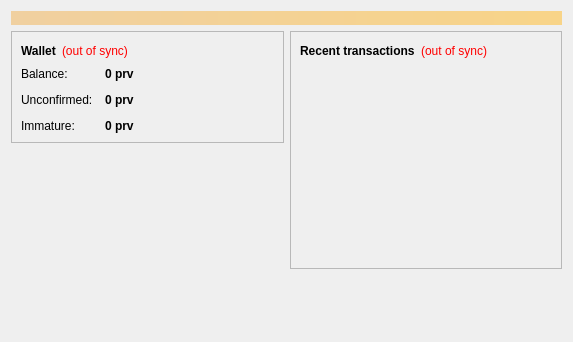
<?xml version="1.0" encoding="UTF-8"?>
<ui version="4.0">
 <class>OverviewPage</class>
 <widget class="QWidget" name="OverviewPage">
  <property name="geometry">
   <rect>
    <x>0</x>
    <y>0</y>
    <width>573</width>
    <height>342</height>
   </rect>
  </property>
  <property name="windowTitle">
   <string>Form</string>
  </property>
  <layout class="QVBoxLayout" name="topLayout">
   <item>
    <widget class="QLabel" name="labelAlerts">
     <property name="visible">
      <bool>false</bool>
     </property>
     <property name="styleSheet">
      <string notr="true">background-color: qlineargradient(x1: 0, y1: 0, x2: 1, y2: 0, stop:0 #F0D0A0, stop:1 #F8D488); color:#000000;</string>
     </property>
     <property name="wordWrap">
      <bool>true</bool>
     </property>
     <property name="margin">
      <number>3</number>
     </property>
    </widget>
   </item>
   <item>
    <layout class="QHBoxLayout" name="horizontalLayout" stretch="1,1">
     <item>
      <layout class="QVBoxLayout" name="verticalLayout_2">
       <item>
        <widget class="QFrame" name="frame">
         <property name="frameShape">
          <enum>QFrame::StyledPanel</enum>
         </property>
         <property name="frameShadow">
          <enum>QFrame::Raised</enum>
         </property>
         <layout class="QVBoxLayout" name="verticalLayout_4">
          <item>
           <layout class="QHBoxLayout" name="horizontalLayout_4">
            <item>
             <widget class="QLabel" name="label_5">
              <property name="font">
               <font>
                <weight>75</weight>
                <bold>true</bold>
               </font>
              </property>
              <property name="text">
               <string>Wallet</string>
              </property>
             </widget>
            </item>
            <item>
             <widget class="QLabel" name="labelWalletStatus">
              <property name="toolTip">
               <string>The displayed information may be out of date. Your wallet automatically synchronizes with the Priv network after a connection is established, but this process has not completed yet.</string>
              </property>
              <property name="styleSheet">
               <string notr="true">QLabel { color: red; }</string>
              </property>
              <property name="text">
               <string notr="true">(out of sync)</string>
              </property>
              <property name="alignment">
               <set>Qt::AlignLeading|Qt::AlignLeft|Qt::AlignVCenter</set>
              </property>
             </widget>
            </item>
            <item>
             <spacer name="horizontalSpacer_2">
              <property name="orientation">
               <enum>Qt::Horizontal</enum>
              </property>
              <property name="sizeHint" stdset="0">
               <size>
                <width>40</width>
                <height>20</height>
               </size>
              </property>
             </spacer>
            </item>
           </layout>
          </item>
          <item>
           <layout class="QFormLayout" name="formLayout_2">
            <property name="fieldGrowthPolicy">
             <enum>QFormLayout::AllNonFixedFieldsGrow</enum>
            </property>
            <property name="horizontalSpacing">
             <number>12</number>
            </property>
            <property name="verticalSpacing">
             <number>12</number>
            </property>
            <item row="0" column="0">
             <widget class="QLabel" name="label">
              <property name="text">
               <string>Balance:</string>
              </property>
             </widget>
            </item>
            <item row="0" column="1">
             <widget class="QLabel" name="labelBalance">
              <property name="font">
               <font>
                <weight>75</weight>
                <bold>true</bold>
               </font>
              </property>
              <property name="cursor">
               <cursorShape>IBeamCursor</cursorShape>
              </property>
              <property name="toolTip">
               <string>Your current balance</string>
              </property>
              <property name="text">
               <string notr="true">0 prv</string>
              </property>
              <property name="textInteractionFlags">
               <set>Qt::LinksAccessibleByMouse|Qt::TextSelectableByKeyboard|Qt::TextSelectableByMouse</set>
              </property>
             </widget>
            </item>
            <item row="1" column="0">
             <widget class="QLabel" name="label_3">
              <property name="text">
               <string>Unconfirmed:</string>
              </property>
             </widget>
            </item>
            <item row="1" column="1">
             <widget class="QLabel" name="labelUnconfirmed">
              <property name="font">
               <font>
                <weight>75</weight>
                <bold>true</bold>
               </font>
              </property>
              <property name="cursor">
               <cursorShape>IBeamCursor</cursorShape>
              </property>
              <property name="toolTip">
               <string>Total of transactions that have yet to be confirmed, and do not yet count toward the current balance</string>
              </property>
              <property name="text">
               <string notr="true">0 prv</string>
              </property>
              <property name="textInteractionFlags">
               <set>Qt::LinksAccessibleByMouse|Qt::TextSelectableByKeyboard|Qt::TextSelectableByMouse</set>
              </property>
             </widget>
            </item>
            <item row="2" column="0">
             <widget class="QLabel" name="labelImmatureText">
              <property name="text">
               <string>Immature:</string>
              </property>
             </widget>
            </item>
            <item row="2" column="1">
             <widget class="QLabel" name="labelImmature">
              <property name="font">
               <font>
                <weight>75</weight>
                <bold>true</bold>
               </font>
              </property>
              <property name="toolTip">
               <string>Mined balance that has not yet matured</string>
              </property>
              <property name="text">
               <string notr="true">0 prv</string>
              </property>
              <property name="textInteractionFlags">
               <set>Qt::LinksAccessibleByMouse|Qt::TextSelectableByKeyboard|Qt::TextSelectableByMouse</set>
              </property>
             </widget>
            </item>
           </layout>
          </item>
         </layout>
        </widget>
       </item>
       <item>
        <spacer name="verticalSpacer">
         <property name="orientation">
          <enum>Qt::Vertical</enum>
         </property>
         <property name="sizeHint" stdset="0">
          <size>
           <width>20</width>
           <height>40</height>
          </size>
         </property>
        </spacer>
       </item>
      </layout>
     </item>
     <item>
      <layout class="QVBoxLayout" name="verticalLayout_3">
       <item>
        <widget class="QFrame" name="frame_2">
         <property name="frameShape">
          <enum>QFrame::StyledPanel</enum>
         </property>
         <property name="frameShadow">
          <enum>QFrame::Raised</enum>
         </property>
         <layout class="QVBoxLayout" name="verticalLayout">
          <item>
           <layout class="QHBoxLayout" name="horizontalLayout_2">
            <item>
             <widget class="QLabel" name="label_4">
              <property name="text">
               <string>&lt;b&gt;Recent transactions&lt;/b&gt;</string>
              </property>
             </widget>
            </item>
            <item>
             <widget class="QLabel" name="labelTransactionsStatus">
              <property name="toolTip">
               <string>The displayed information may be out of date. Your wallet automatically synchronizes with the Priv network after a connection is established, but this process has not completed yet.</string>
              </property>
              <property name="styleSheet">
               <string notr="true">QLabel { color: red; }</string>
              </property>
              <property name="text">
               <string notr="true">(out of sync)</string>
              </property>
              <property name="alignment">
               <set>Qt::AlignRight|Qt::AlignTrailing|Qt::AlignVCenter</set>
              </property>
             </widget>
            </item>
            <item>
             <spacer name="horizontalSpacer">
              <property name="orientation">
               <enum>Qt::Horizontal</enum>
              </property>
              <property name="sizeHint" stdset="0">
               <size>
                <width>40</width>
                <height>20</height>
               </size>
              </property>
             </spacer>
            </item>
           </layout>
          </item>
          <item>
           <widget class="QListView" name="listTransactions">
            <property name="styleSheet">
             <string notr="true">QListView { background: transparent; }</string>
            </property>
            <property name="frameShape">
             <enum>QFrame::NoFrame</enum>
            </property>
            <property name="verticalScrollBarPolicy">
             <enum>Qt::ScrollBarAlwaysOff</enum>
            </property>
            <property name="horizontalScrollBarPolicy">
             <enum>Qt::ScrollBarAlwaysOff</enum>
            </property>
            <property name="selectionMode">
             <enum>QAbstractItemView::NoSelection</enum>
            </property>
           </widget>
          </item>
         </layout>
        </widget>
       </item>
       <item>
        <spacer name="verticalSpacer_2">
         <property name="orientation">
          <enum>Qt::Vertical</enum>
         </property>
         <property name="sizeHint" stdset="0">
          <size>
           <width>20</width>
           <height>40</height>
          </size>
         </property>
        </spacer>
       </item>
      </layout>
     </item>
    </layout>
   </item>
  </layout>
 </widget>
 <resources/>
 <connections/>
</ui>
